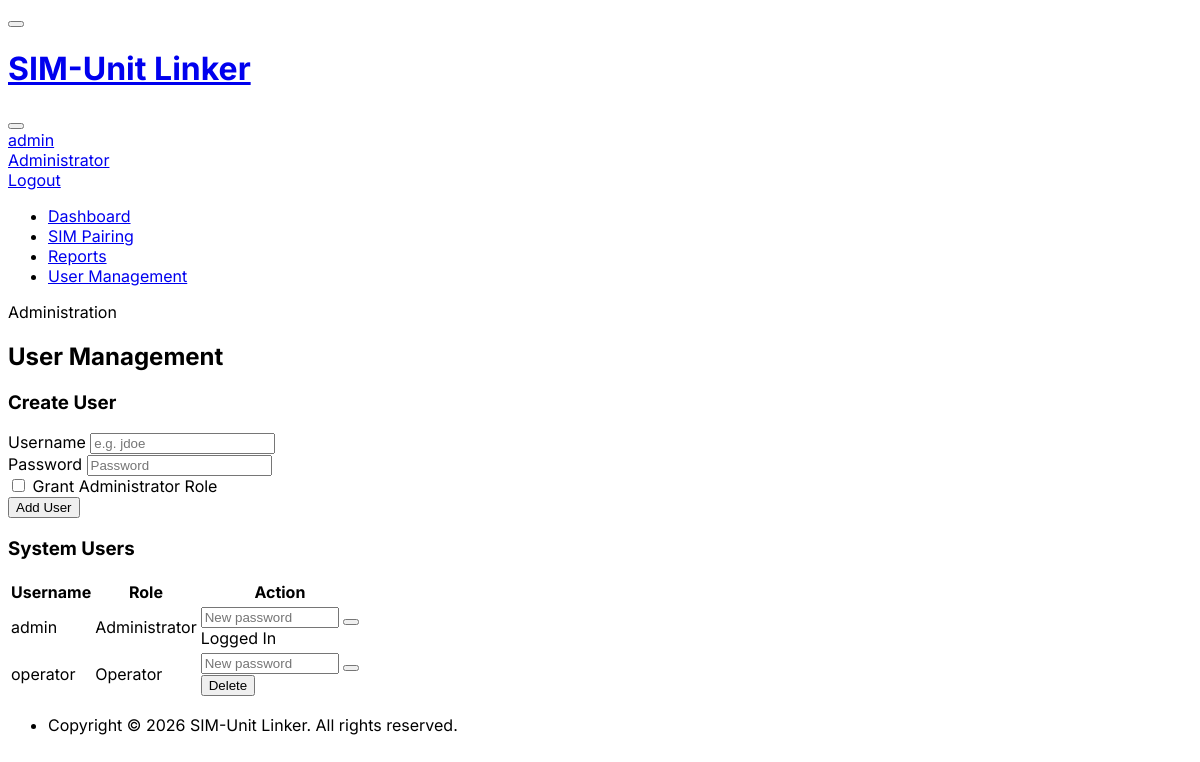
/admin/users (signed in), run on an earlier commit of the app's database.
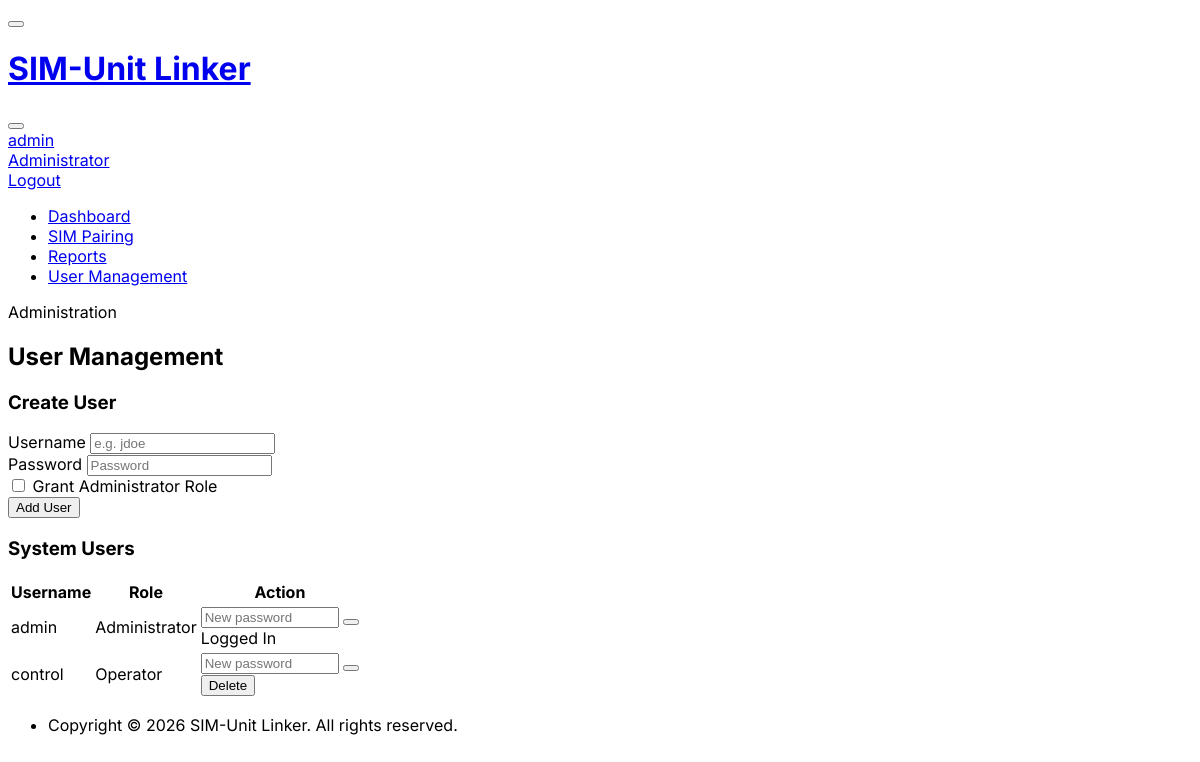
And on a later commit of the database.
### database.py (models this page shows)
class User(Base):
    __tablename__ = 'users'
    id = Column(Integer, primary_key=True, autoincrement=True)
    username = Column(String, unique=True, nullable=False, index=True)
    password_hash = Column(String, nullable=False)
    is_admin = Column(Boolean, default=False)
    pairings = relationship("Pairing", back_populates="paired_by")

### main.py (the view)
@app.get("/admin/users", response_class=HTMLResponse)
async def admin_users_get(request: Request, current_user = Depends(require_admin), db: Session = Depends(get_db)):
    users = db.query(User).order_by(User.username.asc()).all()
    return templates.TemplateResponse(request, "admin.html", {
        "current_user": current_user,
        "active_page": "admin",
        "users": users
    })

### templates/admin.html (shortened to what this page needs)
{% extends "base.html" %}
{% block content %}
<div class="page-header d-print-none">
  <div class="row align-items-center">
    <div class="col">
      <div class="page-pretitle">Administration</div>
      <h2 class="page-title">User Management</h2>
    </div>
  </div>
</div>
<div class="row row-cards mt-1">
  <div class="col-md-4">
    <div class="card">
      <div class="card-header bg-primary-lt">
        <h3 class="card-title"> Create User</h3>
      </div>
      <div class="card-body">
        <form hx-post="/admin/users/create" hx-target="#users-table-container" hx-swap="outerHTML" hx-on::after-request="if(event.detail.successful) this.reset()">
          <div class="mb-3">
            <label class="form-label" for="new-username">Username</label>
            <input type="text" class="form-control" id="new-username" name="username" placeholder="e.g. jdoe" required autocomplete="off">
          </div>
          <div class="mb-3">
            <label class="form-label" for="new-password">Password</label>
            <input type="password" class="form-control" id="new-password" name="password" placeholder="Password" required autocomplete="off">
          </div>
          <div class="mb-3">
            <label class="form-check">
              <input class="form-check-input" type="checkbox" name="is_admin" value="true">
              <span class="form-check-label">Grant Administrator Role</span>
            </label>
          </div>
          <button type="submit" class="btn btn-primary w-100">
             Add User
          </button>
        </form>
      </div>
    </div>
  </div>
  <div class="col-md-8">
    <div class="card">
      <div class="card-header">
        <h3 class="card-title"> System Users</h3>
      </div>
      {% include "partials/users_table.html" %}
    </div>
  </div>
</div>
{% endblock %}

### templates/partials/users_table.html (shortened to what this page needs)
<div id="users-table-container">
  <div class="table-responsive">
    <table class="table table-vcenter card-table table-hover">
      <thead>
        <tr>
          <th>Username</th>
          <th>Role</th>
          <th class="w-1">Action</th>
        </tr>
      </thead>
      <tbody>
        {% for u in users %}
        <tr>
          <td>
            <div class="d-flex align-items-center">
              <span class="font-weight-semibold">{{ u.username }}</span>
            </div>
          </td>
          <td>
            {% if u.is_admin %}
            <span class="badge bg-purple-lt"> Administrator</span>
            {% else %}
            <span class="badge bg-blue-lt">Operator</span>
            {% endif %}
          </td>
          <td>
            <div class="d-flex align-items-center gap-2">
              <form hx-post="/admin/users/password/{{ u.id }}" hx-swap="none" hx-on::after-request="if(event.detail.successful) this.reset()" class="d-flex align-items-center gap-1">
                <input type="password" name="new_password" class="form-control form-control-sm" style="width: 130px;" placeholder="New password" required autocomplete="new-password">
                <button type="submit" class="btn btn-sm btn-outline-primary" title="Update Password">
                </button>
              </form>
              {% if u.id == current_user.id %}
              <span class="text-muted small italic ms-2">Logged In</span>
              {% else %}
              <button class="btn btn-sm btn-outline-danger ms-2"
                      hx-post="/admin/users/delete/{{ u.id }}"
                      hx-target="#users-table-container"
                      hx-swap="outerHTML"
                      hx-confirm="Are you sure you want to delete user {{ u.username }}?">
                 Delete
              </button>
              {% endif %}
            </div>
          </td>
        </tr>
        {% endfor %}
      </tbody>
    </table>
  </div>
</div>

What changed in the data, as far as the page shows it:
removed User: username "operator", is_admin "Operator"
added User: username "control", is_admin "Operator"
